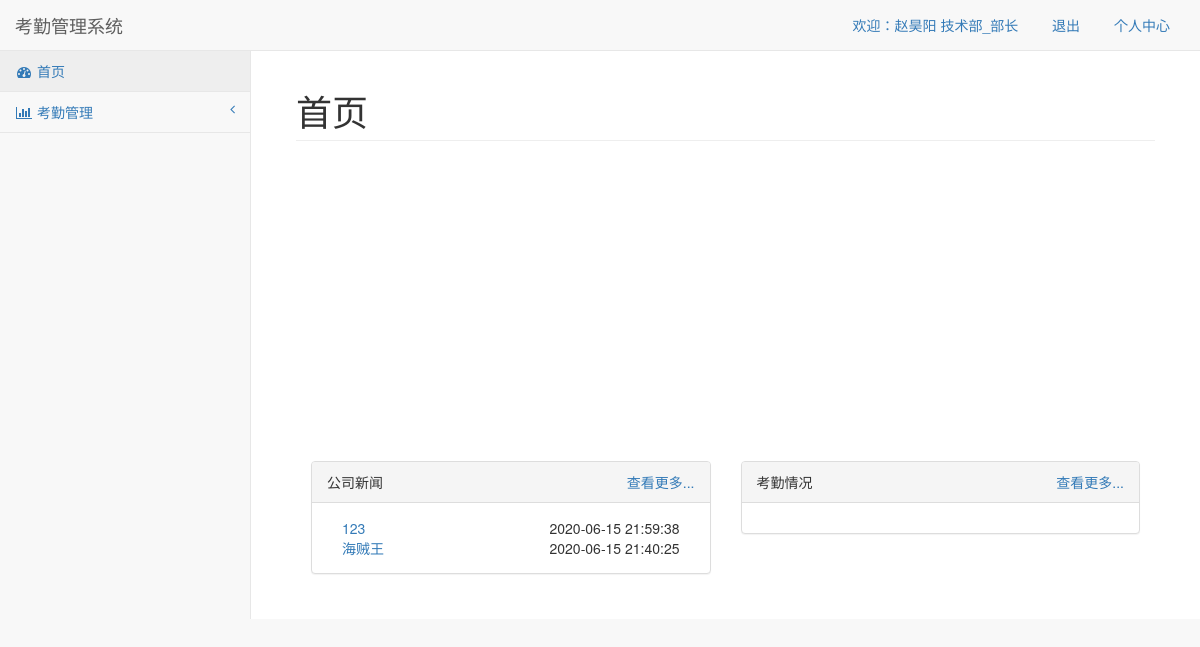
/ (signed in), run on the app's committed database.
### BluePrint/user/models.py (models this page shows, shortened)
class Base(db.Model):
    __abstract__ = True
    id = db.Column(db.Integer, primary_key=True, autoincrement=True)

class Person(Base):
    username = db.Column(db.String(100), unique=True)
    password = db.Column(db.String(100))
    nickname = db.Column(db.String(100))
    gender = db.Column(db.String(32), nullable=True)
    age = db.Column(db.Integer, nullable=True)
    wordid = db.Column(db.String(32), nullable=True)
    phone = db.Column(db.String(64), nullable=True)
    email = db.Column(db.String(64), nullable=True)
    photo = db.Column(db.String(64), nullable=True)
    address = db.Column(db.Text, nullable=True)
    score = db.Column(db.Integer, nullable=True)
    position_id = db.Column(db.Integer, db.ForeignKey("position.id"))
    person_attendances_map = db.relationship(
        "Attendance",
        backref='attendance_person_map',
        cascade="all,delete-orphan"
    )

class Position(Base):
    name = db.Column(db.String(32))
    level = db.Column(db.Integer)
    department_id = db.Column(db.Integer, db.ForeignKey("department.id"))
    position_permission_map = db.relationship(
        "Permission",
        secondary='position_permission',
        backref='permission_position_map'
    )
    position_person_map = db.relationship(
        "Person",
        backref="person_position_map",
        cascade="all,delete-orphan"
    )

class News(Base):
    title = db.Column(db.String(32))  # 标题
    author = db.Column(db.String(32))  # 作者
    content = db.Column(db.Text)  # 内容
    pubtime = db.Column(db.DateTime)  # 发表日期
    picture = db.Column(db.String(128), nullable=True)  # 图片 可以为空

### BluePrint/user/views.py (the view)
@user_print.route('/')
@login_check
def index():
    news_list = News.query.order_by(News.pubtime.desc()).limit(4).all()
    person = Person.query.filter(Person.username == session.get("username")).first()
    attendance_list = Attendance.query.filter(Attendance.person_id == person.id).order_by(Attendance.start.desc()).limit(5).all()
    return render_template('index.html', **locals())

### BluePrint/filter.py (called while the page is built)
def get_datatime(content):
    content = str(content)
    result = content[:-7]
    return result

def get_title(title):
    if len(title) > 10:
        title = title[:10] + '...'
    return title

### BluePrint/user/f_tools.py (called while the page is built)
def login_check(fun):
    @wraps(fun)
    def inner(*args, **kwargs):
        user_id = request.cookies.get("user_id")
        username = request.cookies.get("username")
        if username and user_id:
            user = Person.query.filter(Person.id == int(user_id)).first()
            if user.username == username:
                return fun(*args, **kwargs)
        return redirect('/login')
    return inner

### BluePrint/templates/index.html (shortened to what this page needs)
{% extends 'base.html' %}
{% block header %}首页{% endblock %}
{% block css %}
    <link href="/static/css/index.css" rel="stylesheet" type="text/css">
{% endblock %}
{% block content %}
    <div class="row">
        <div class="col-lg-12">
            <div id="show"></div>
            <div class="col-lg-6">
                <div class="panel panel-default">
                    <div class="panel-heading">
                        公司新闻
                        <a class="pull-right" href="#">查看更多...</a>
                    </div>
                    <div class="panel-body">
                    {% for news in news_list %}
                        <div class="col-lg-6"><a href="/detail_news/{{ news.id }}">{{ news.title | get_title }}</a></div>
                        <div class="col-lg-6 text-right">{{ news.pubtime | get_datatime }}</div>
                    {% endfor %}
                    </div>
                </div>
            </div>
            <div class="col-lg-6">
                <div class="panel panel-default">
                    <div class="panel-heading">
                        考勤情况
                        <a class="pull-right" href="/attendance_me">查看更多...</a>
                    </div>
                    <div class="panel-body">
                    </div>
                </div>
            </div>
        </div>
    </div>
{% endblock %}

### BluePrint/templates/base.html (shortened to what this page needs)
<!DOCTYPE html>
<html lang="en">
<head>
    <link href="/static/lib/sb-admin/vendor/bootstrap/css/bootstrap.min.css" rel="stylesheet">
    <link href="/static/lib/sb-admin/vendor/metisMenu/metisMenu.min.css" rel="stylesheet">
    <link href="/static/lib/sb-admin/dist/css/sb-admin-2.css" rel="stylesheet">
    <link href="/static/lib/sb-admin/vendor/font-awesome/css/font-awesome.min.css" rel="stylesheet" type="text/css">
    {% block css %}{% endblock %}
</head>
<body>
<div id="wrapper">
    <nav class="navbar navbar-default navbar-static-top" role="navigation" style="margin-bottom: 0">
        <div class="navbar-header">
            <a class="navbar-brand" href="/">考勤管理系统</a>
        </div>
        <ul class="nav navbar-top-links navbar-right">
            <li>
                <a>欢迎：<span>{{ session.username }} {{ middleware_template().job }}</span></a>
            </li>
            <li>
                <a href="/logout">退出</a>
            </li>
            <li>
                <a href="profile.html">个人中心</a>
            </li>
        </ul>
        <div class="navbar-default sidebar" role="navigation">
            <div class="sidebar-nav navbar-collapse">
                <ul class="nav" id="side-menu">
                    <li>
                        <a href="/"><i class="fa fa-dashboard fa-fw"></i> 首页</a>
                    </li>
                    <li>
                        <a href="#"><i class="fa fa-bar-chart-o fa-fw"></i> 考勤管理<span class="fa arrow"></span></a>
                    </li>
                </ul>
            </div>
        </div>
    </nav>
    <div id="page-wrapper">
        <div class="container-fluid">
            <div class="row">
                <div class="col-lg-12">
                    <h1 class="page-header">{% block header %} {% endblock %}</h1>
                </div>
            </div>
            {% block content %} {% endblock %}
        </div>
    </div>
</div>
</body>
</html>

### BluePrint/static/css/index.css (style rules this page uses)
#show { width: 100%; height: 300px; }

### data on the page
Person: username "赵昊阳"
Position: name+level "技术部_部长"
News: title|get_title "123", pubtime|get_datatime "2020-06-15 21:59:38"
News: title|get_title "海贼王", pubtime|get_datatime "2020-06-15 21:40:25"
